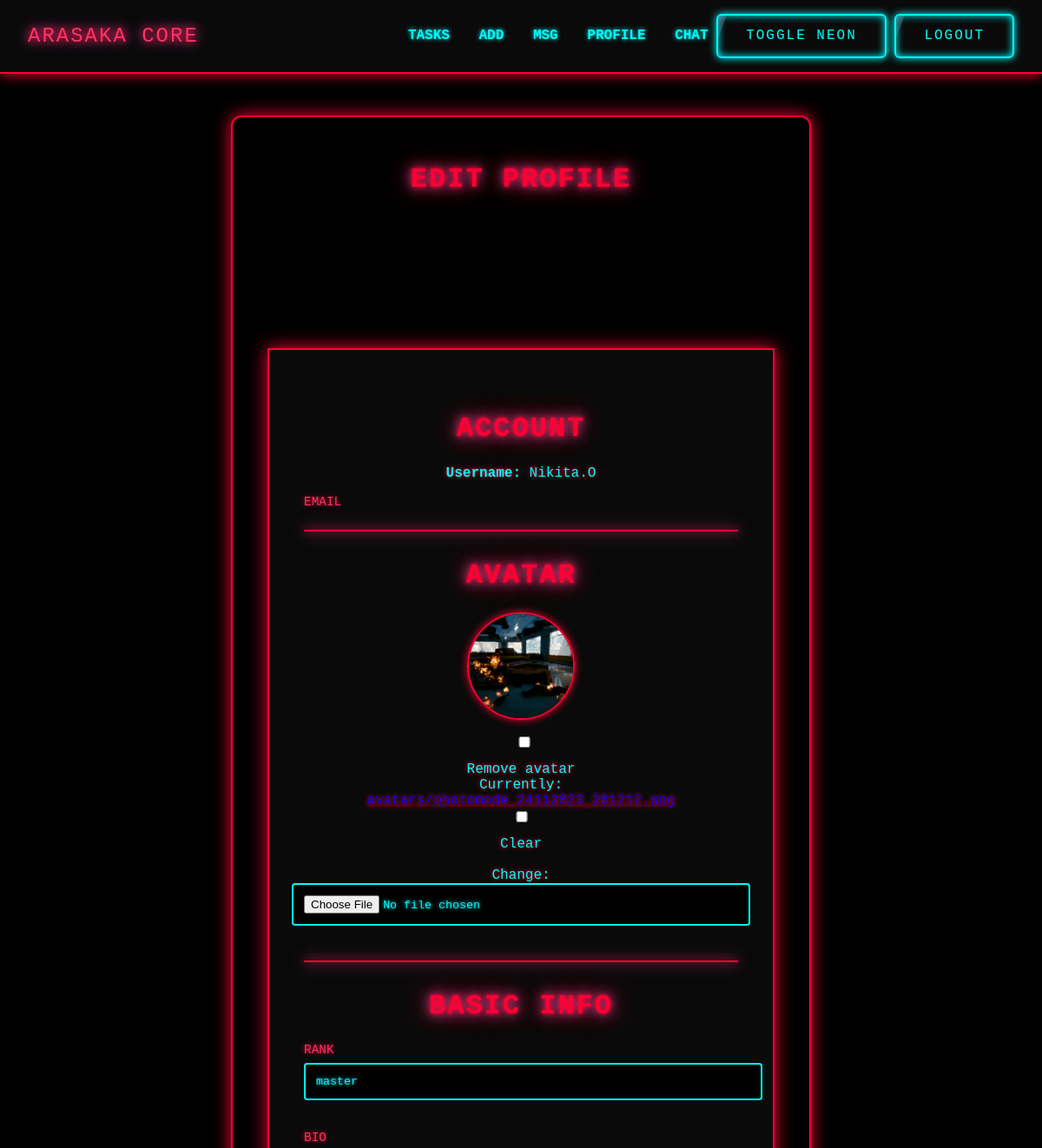
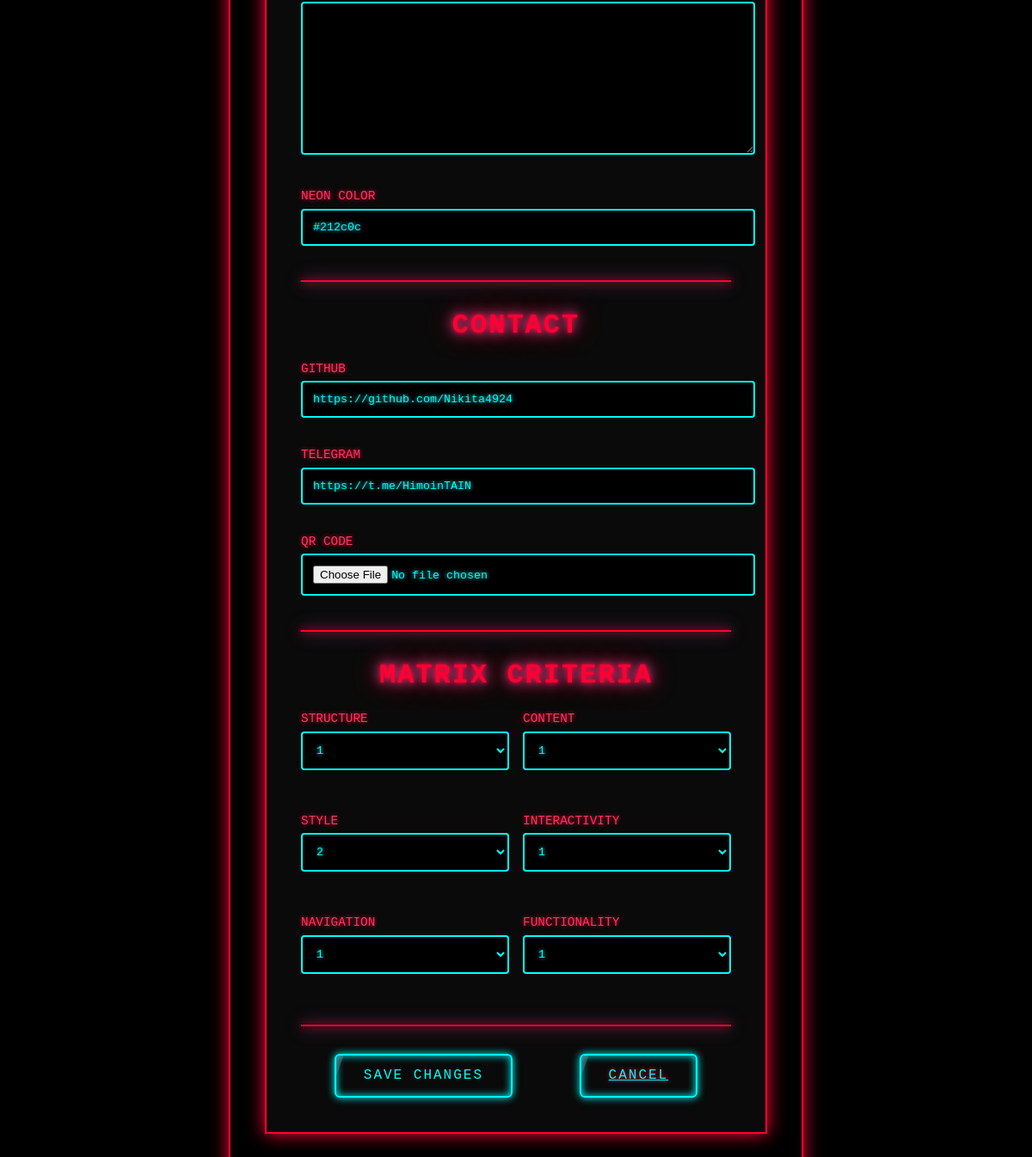
The page /tasks/profile/edit/ (signed in) on the database its author committed (2 pictures, top to bottom).
### tasks/models.py (models this page shows, shortened)
class Profile(models.Model):
    user = models.OneToOneField(User, on_delete=models.CASCADE)
    bio = models.TextField(blank=True, null=True)
    avatar = models.ImageField(upload_to='avatars/', blank=True, null=True)
    rank = models.CharField(max_length=100, blank=True, null=True)
    neon_color = models.CharField(max_length=7, default="#ff0033")  # HEX цвет
    github = models.CharField(max_length=100, blank=True, null=True)
    telegram = models.CharField(max_length=100, blank=True, null=True)
    qr_code = models.ImageField(upload_to='qr/', blank=True, null=True)
    structure_rating = models.IntegerField(default=5)
    content_rating = models.IntegerField(default=5)
    style_rating = models.IntegerField(default=5)
    interactivity_rating = models.IntegerField(default=5)
    navigation_rating = models.IntegerField(default=5)
    functionality_rating = models.IntegerField(default=5)

### tasks/views.py (the view)
# urls.py: path('profile/edit/', edit_profile, name='edit_profile'),
@login_required
def edit_profile(request):
    profile = request.user.profile
    if request.method == "POST":
        form = ProfileForm(request.POST, request.FILES, instance=profile)
        if form.is_valid():
            form.save()
            return redirect('profile')
    else:
        form = ProfileForm(instance=profile)
    return render(request, 'tasks/profile_edit.html', {'form': form})

### tasks/forms.py (shortened to what this page needs)
class ProfileForm(forms.ModelForm):
    email = forms.EmailField(required=False)
    class Meta:
        model = Profile
        fields = [
            "avatar",
            "rank",
            "bio",
            "neon_color",
            "github",
            "telegram",
            "qr_code",
            "structure_rating",
            "content_rating",
            "style_rating",
            "interactivity_rating",
            "navigation_rating",
            "functionality_rating",
        ]
    def __init__(self, *args, **kwargs):
        user = kwargs.pop("user", None)
        super().__init__(*args, **kwargs)
        if user:
            self.fields["email"].initial = user.email
        rating_choices = [(i, str(i)) for i in range(1, 6)]
        for field in [
            "structure_rating",
            "content_rating",
            "style_rating",
            "interactivity_rating",
            "navigation_rating",
            "functionality_rating",
        ]:
            self.fields[field] = forms.ChoiceField(
                choices=rating_choices,
                widget=forms.Select(attrs={"class": "form-control"}),
                initial=5
            )

### tasks/templates/tasks/profile_edit.html (shortened to what this page needs)
{% extends "base.html" %}
{% block content %}
<div class="profile-wrapper">
    <div class="profile-card">
        <h1 class="glitch-text" data-text="EDIT PROFILE">EDIT PROFILE</h1>
        <form method="post" enctype="multipart/form-data" class="form-container">
            <h3 class="glitch-text">ACCOUNT</h3>
            <p><strong>Username:</strong> {{ request.user.username }}</p>
            <div class="form-group">
                <label for="id_email">EMAIL</label>
            </div>
            <hr class="neon-divider">
            <h3 class="glitch-text">AVATAR</h3>
            <div class="avatar-edit">
                {% if form.instance.avatar %}
                    <img src="{{ form.instance.avatar.url }}" class="avatar-preview">
                    <label><input type="checkbox" name="avatar-clear"> Remove avatar</label>
                {% else %}
                    <div class="avatar-placeholder">NO AVATAR</div>
                {% endif %}
                {{ form.avatar }}
            </div>
            <hr class="neon-divider">
            <h3 class="glitch-text">BASIC INFO</h3>
            <div class="form-group">
                <label for="id_rank">RANK</label>
                {{ form.rank }}
            </div>
            <div class="form-group">
                <label for="id_bio">BIO</label>
                {{ form.bio }}
            </div>
            <div class="form-group">
                <label for="id_neon_color">NEON COLOR</label>
                {{ form.neon_color }}
            </div>
            <hr class="neon-divider">
            <h3 class="glitch-text">CONTACT</h3>
            <div class="form-group">
                <label for="id_github">GITHUB</label>
                {{ form.github }}
            </div>
            <div class="form-group">
                <label for="id_telegram">TELEGRAM</label>
                {{ form.telegram }}
            </div>
            <div class="form-group">
                <label for="id_qr_code">QR CODE</label>
                {{ form.qr_code }}
            </div>
            <hr class="neon-divider">
            <h3 class="glitch-text">MATRIX CRITERIA</h3>
            <div class="criteria-grid">
                <div class="form-group">
                    <label for="id_structure_rating">STRUCTURE</label>
                    {{ form.structure_rating }}
                </div>
                <div class="form-group">
                    <label for="id_content_rating">CONTENT</label>
                    {{ form.content_rating }}
                </div>
                <div class="form-group">
                    <label for="id_style_rating">STYLE</label>
                    {{ form.style_rating }}
                </div>
                <div class="form-group">
                    <label for="id_interactivity_rating">INTERACTIVITY</label>
                    {{ form.interactivity_rating }}
                </div>
                <div class="form-group">
                    <label for="id_navigation_rating">NAVIGATION</label>
                    {{ form.navigation_rating }}
                </div>
                <div class="form-group">
                    <label for="id_functionality_rating">FUNCTIONALITY</label>
                    {{ form.functionality_rating }}
                </div>
            </div>
            <hr class="neon-divider">
            <div class="form-actions">
                <button type="submit" class="btn-cyber">SAVE CHANGES</button>
                <a href="{% url 'profile' %}" class="btn-cyber">CANCEL</a>
            </div>
        </form>
    </div>
</div>
{% endblock %}

### arasaka_core/static/css/cyberpunk.css (style rules this page uses)
body { background-color: #000; color: #ccc; font-family: 'Share Tech Mono', 'Consolas', monospace; margin: 0; padding: 0; text-shadow: 0 0 5px #ff0033; }
h1, h2, h3 { color: #ff3366; text-shadow: 0 0 8px #ff0033, 0 0 16px #ff66cc; letter-spacing: 2px; text-transform: uppercase; animation: pulse 2s infinite; }
.btn-cyber { display: inline-block; padding: 0.9rem 2rem; border: 2px solid #0ff; background: transparent; color: #0ff; font-family: 'Share Tech Mono', monospace; font-size: 1rem; text-transform: uppercase; letter-spacing: 2px; cursor: pointer; border-radius: 6px; text-align: center; position: relative; overflow: hidden; transition: all 0.3s ease; box-shadow: 0 0 10px #0ff, inset 0 0 10px #0ff; }
.btn-cyber::before, .btn-cyber::after { content: ''; position: absolute; top: 0; left: -100%; width: 100%; height: 100%; background: rgba(255, 0, 51, 0.2); transform: skewX(-20deg); }
.btn-cyber::before { animation: glitch-slide 2s infinite; }
.btn-cyber::after { animation: glitch-slide 3s infinite; background: rgba(0, 255, 255, 0.2); }
.form-container input, .form-container select, .form-container textarea { background: #000; border: 2px solid #0ff; color: #0ff; padding: 0.75rem; width: 100%; margin-bottom: 1rem; font-family: 'Share Tech Mono', monospace; text-shadow: 0 0 5px #0ff; transition: all 0.3s ease; border-radius: 4px; }
.form-container input::placeholder, .form-container textarea::placeholder { color: #0ff; opacity: 0.8; text-shadow: 0 0 5px #0ff; }
.form-container { background: #0a0a0a; padding: 2.5rem; border: 2px solid #ff0033; box-shadow: 0 0 20px #ff0033; width: 500px; text-align: center; margin: 11rem auto; color: #0ff; }
.glitch-text { font-size: 2rem; font-weight: bold; color: #ff0033; text-shadow: 0 0 5px #ff0033, 0 0 15px #ff66cc, 0 0 30px #ff0033; animation: glitch 1s infinite; margin-bottom: 1.5rem; text-transform: uppercase; }
.profile-wrapper { display: flex; justify-content: center; align-items: flex-start; margin-top: 3rem; }
.profile-card { border: 2px solid #ff0033; padding: 2rem; background: #000; box-shadow: 0 0 20px #ff0033; border-radius: 12px; max-width: 600px; width: 100%; text-align: center; }
.avatar-preview { width: 120px; height: 120px; border-radius: 50%; border: 2px solid #ff0033; box-shadow: 0 0 10px #ff0033; object-fit: cover; margin-bottom: 1rem; }
.neon-divider { border: 1px solid #ff0033; box-shadow: 0 0 10px #ff0033, 0 0 20px #ff66cc; margin: 1.5rem 0; }
.form-group { margin-bottom: 1.2rem; text-align: left; }
.form-group label { display: block; margin-bottom: 0.4rem; color: #ff3366; font-size: 0.9rem; text-shadow: 0 0 5px #ff0033; text-transform: uppercase; }
.criteria-grid { display: grid; grid-template-columns: repeat(auto-fit, minmax(220px, 1fr)); gap: 1rem; }
.avatar-edit { margin-bottom: 0.5rem; }
.form-actions { display: flex; justify-content: space-around; margin-top: 2rem; }
.avatar-edit { display: flex; flex-direction: column; align-items: center; margin-bottom: 1rem; }

### rows shown on the page
Profile: instance.avatar (picture), rank "master", neon_color "#212c0c", github "https://github.com/Nikita4924", telegram "https://t.me/HimoinTAIN", structure_rating "1", content_rating "1", style_rating "2", interactivity_rating "1", navigation_rating "1", functionality_rating "1"

### other values the page prints
{{ request.user.username }} "Nikita.O"
